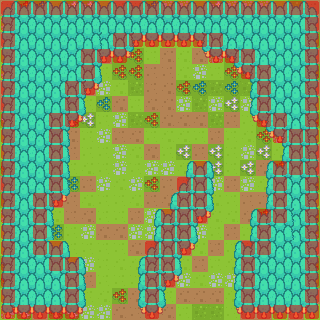

Tiled map render using the project's own tile images. Description and the whole map definition, tile-layer contents included, below:
An orthogonal 20x20 tile map with 16x16 px tiles, 4 tile layers (floor, tree, tree2, collsion), 3 tilesets.

<map version="1.2" tiledversion="1.2.4" orientation="orthogonal" renderorder="left-down" width="20" height="20" tilewidth="16" tileheight="16" infinite="0" nextlayerid="5" nextobjectid="1">
 <properties>
  <property name="unity:scale" type="float" value="0.0625" />
 </properties>
 <tileset firstgid="1" source="../villageSheet.tsx" />
 <tileset firstgid="1768" source="../red-collision-box.tsx" />
 <tileset firstgid="1769" source="../tilemap.tsx" />
 <layer id="1" name="floor" width="20" height="20" locked="1">
  <properties>
   <property name="unity:scale" type="float" value="0.0625" />
  </properties>
  <data encoding="csv">
64,403,745,63,574,574,6,64,7,745,67,67,6,574,67,67,67,63,916,64,
67,63,403,574,7,574,67,7,6,745,745,63,916,6,574,745,67,67,7,64,
7,63,7,64,63,916,67,64,63,63,6,6,63,7,7,63,63,67,916,916,
63,64,7,574,574,63,64,916,403,63,7,6,7,67,745,63,745,7,6,7,
67,67,916,574,64,63,63,403,403,64,64,6,67,63,403,745,574,403,574,745,
64,67,64,64,64,7,67,6,916,64,7,403,745,916,745,916,64,403,6,64,
7,64,64,7,574,63,745,7,63,7,7,67,916,67,574,67,403,574,7,6,
574,64,67,64,403,574,63,67,916,403,7,7,7,916,64,63,403,67,64,403,
6,403,745,403,7,63,67,64,7,63,6,6,63,64,63,6,403,67,403,6,
63,6,67,745,64,63,63,67,6,7,63,574,64,574,63,67,574,6,7,64,
403,63,64,64,63,6,63,67,63,67,67,6,63,574,63,574,7,403,63,64,
7,7,7,6,745,64,67,6,67,403,64,64,63,67,64,67,6,63,7,745,
916,574,67,7,64,6,63,63,6,64,7,6,403,6,63,64,64,7,6,6,
67,916,63,6,64,7,63,63,64,67,6,7,64,6,6,7,403,6,67,745,
6,64,6,745,63,67,7,7,67,67,7,7,67,63,64,63,7,403,67,574,
63,63,64,6,63,63,63,63,7,64,63,7,6,64,63,7,63,403,745,7,
745,64,63,7,63,67,63,6,6,67,67,6,64,63,6,916,67,403,403,403,
403,7,7,6,63,64,63,63,63,63,64,67,6,67,67,63,64,67,64,916,
6,574,67,67,67,63,6,403,7,63,63,7,7,7,6,63,916,67,6,64,
67,574,7,403,574,67,67,7,64,64,7,63,916,916,63,7,7,63,7,63
</data>
 </layer>
 <layer id="2" name="tree" width="20" height="20" locked="1">
  <data encoding="csv">
2002,2004,2004,2004,2004,2004,2004,2004,2004,2004,2004,2004,2004,2004,2004,2004,2004,2004,2004,2002,
2006,2031,2031,2031,2031,2031,2031,2031,2031,2031,2031,2031,2031,2031,2031,2031,2031,2031,2031,2006,
2006,2031,2031,2031,2031,2031,2031,2031,2058,2058,2058,2058,2058,2031,2031,2031,2031,2031,2031,2006,
2006,2031,2031,2031,2031,2031,2058,2058,2059,0,0,0,2057,2058,2058,2031,2031,2031,2031,2006,
2006,2031,2031,2031,2031,2031,2032,0,0,0,0,0,0,0,2057,2058,2031,2031,2031,2006,
2006,2031,2031,2031,2031,2058,2059,0,0,0,0,0,0,0,0,2030,2031,2031,2031,2006,
2006,2031,2031,2031,2031,2032,0,0,0,0,0,0,0,0,0,2030,2031,2031,2031,2006,
2006,2031,2031,2031,2058,2059,0,0,0,0,0,0,0,0,0,2057,2058,2031,2031,2006,
2006,2031,2031,2031,2032,0,0,0,0,0,0,0,0,0,0,0,2057,2058,2031,2006,
2006,2031,2031,2031,2032,0,0,0,0,0,0,0,0,0,0,0,0,2030,2031,2006,
2006,2031,2031,2031,2032,0,0,0,0,0,0,2003,2004,2005,0,0,2003,2004,2031,2006,
2006,2031,2031,2031,2032,0,0,0,0,0,0,2002,2031,2032,0,0,2030,2031,2031,2006,
2006,2031,2031,2058,2059,0,0,0,0,0,2003,2031,2031,2032,0,0,2030,2031,2031,2006,
2006,2031,2031,2032,0,0,0,0,0,2003,2004,2031,2058,2059,0,2003,2004,2031,2031,2006,
2006,2031,2031,2032,0,0,0,0,0,2030,2031,2031,2032,0,0,2030,2031,2031,2031,2006,
2006,2031,2031,2004,2005,0,0,0,0,2002,2031,2058,2059,0,2003,2004,2031,2031,2031,2006,
2006,2031,2031,2031,2004,2005,0,0,2003,2031,2031,2032,0,0,2030,2031,2031,2031,2031,2006,
2006,2031,2031,2031,2031,2032,0,0,2030,2031,2058,2059,0,0,0,2031,2031,2031,2031,2006,
2006,2031,2031,2031,2031,2032,0,0,2030,2031,2032,0,0,0,2030,2031,2031,2031,2031,2006,
2029,2058,2058,2058,2058,2059,0,0,2057,2058,2059,0,0,0,2057,2058,2058,2058,2058,2029
</data>
 </layer>
 <layer id="3" name="tree2" width="20" height="20" locked="1">
  <data encoding="csv">
2003,0,0,0,0,0,0,0,0,0,0,0,0,0,0,0,0,0,0,2005,
2030,0,0,0,0,0,0,0,0,0,0,0,0,0,0,0,0,0,0,2032,
2030,0,0,0,0,0,2032,0,2032,0,0,0,2030,0,0,0,0,0,0,2032,
2030,0,0,0,0,0,2032,0,0,0,0,0,0,0,2030,0,0,0,0,2032,
2030,0,0,0,0,0,0,0,0,0,0,0,0,0,0,2030,0,0,0,2032,
2030,0,0,0,0,2032,0,0,0,0,0,0,0,0,0,0,0,0,0,2032,
2030,0,0,0,2032,0,0,0,0,0,0,0,0,0,0,0,0,0,0,2032,
2030,0,0,0,2032,0,0,0,0,0,0,0,0,0,0,0,2030,0,0,2032,
2030,0,0,0,0,0,0,0,0,0,0,0,0,0,0,0,0,2030,0,2032,
2030,0,0,0,0,0,0,0,0,0,0,0,0,0,0,0,0,0,0,2032,
2030,0,0,0,0,0,0,0,0,0,0,0,0,0,0,0,0,2030,0,2032,
2030,0,0,0,0,0,0,0,0,0,0,2030,0,0,0,0,0,0,0,2032,
2030,0,0,2032,0,0,0,0,0,0,0,0,0,0,0,0,0,0,0,2032,
2030,0,0,0,0,0,0,0,0,0,2030,0,2032,0,0,0,2030,0,2032,2032,
2030,0,0,0,0,0,0,0,0,0,0,0,0,0,0,0,0,0,2032,2032,
2030,0,0,0,0,0,0,0,0,2030,0,2032,0,0,0,2030,0,0,0,2032,
2030,0,0,0,2032,0,0,0,0,2030,0,0,0,0,0,0,0,0,0,2032,
2030,0,0,0,0,0,0,0,0,0,2032,0,0,0,2030,0,0,0,0,2032,
2030,0,0,0,0,0,0,0,0,0,0,0,0,0,0,0,0,0,0,2032,
2057,0,0,0,0,0,0,0,0,0,0,0,0,0,0,0,0,0,0,2059
</data>
 </layer>
 <layer id="4" name="collsion" width="20" height="20">
  <data encoding="csv">
1768,1768,1768,1768,1768,1768,1768,1768,1768,1768,1768,1768,1768,1768,1768,1768,1768,1768,1768,1768,
1768,0,0,0,0,0,0,0,0,0,0,0,0,0,0,0,0,0,0,1768,
1768,0,0,0,0,0,0,1768,1768,1768,1768,1768,1768,1768,0,0,0,0,0,1768,
1768,0,0,0,0,1768,1768,1768,0,0,0,0,0,1768,1768,1768,0,0,0,1768,
1768,0,0,0,0,1768,0,0,0,0,0,0,0,0,0,1768,1768,0,0,1768,
1768,0,0,0,1768,1768,0,0,0,0,0,0,0,0,0,0,1768,0,0,1768,
1768,0,0,0,1768,0,0,0,0,0,0,0,0,0,0,0,1768,0,0,1768,
1768,0,0,1768,1768,0,0,0,0,0,0,0,0,0,0,0,1768,1768,0,1768,
1768,0,0,1768,0,0,0,0,0,0,0,0,0,0,0,0,0,1768,1768,1768,
1768,0,0,1768,0,0,0,0,0,0,0,0,0,0,0,0,0,0,1768,1768,
1768,0,0,1768,0,0,0,0,0,0,0,0,1768,0,0,0,0,1768,1768,1768,
1768,0,0,1768,0,0,0,0,0,0,0,1768,1768,0,0,0,0,1768,0,1768,
1768,0,1768,1768,0,0,0,0,0,0,0,1768,1768,0,0,0,0,1768,0,1768,
1768,0,1768,0,0,0,0,0,0,0,1768,1768,1768,0,0,0,1768,1768,0,1768,
1768,0,1768,0,0,0,0,0,0,0,1768,1768,0,0,0,0,1768,0,0,1768,
1768,0,1768,1768,0,0,0,0,0,1768,1768,1768,0,0,0,1768,1768,0,0,1768,
1768,0,0,1768,1768,0,0,0,0,1768,1768,0,0,0,0,1768,0,0,0,1768,
1768,0,0,0,1768,0,0,0,0,1768,1768,0,0,0,0,1768,0,0,0,1768,
1768,0,0,0,1768,0,0,0,0,1768,0,0,0,0,0,1768,0,0,0,1768,
1768,1768,1768,1768,1768,0,0,0,0,1768,0,0,0,0,0,1768,1768,1768,1768,1768
</data>
 </layer>
</map>
